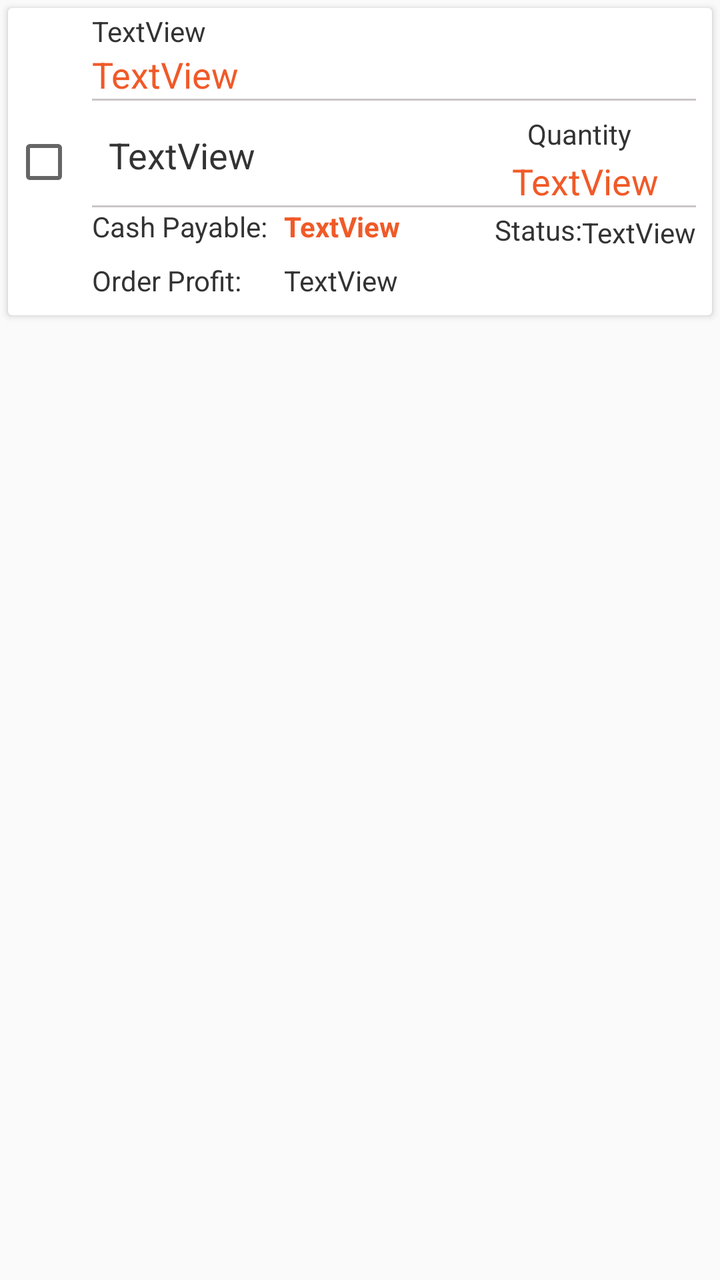
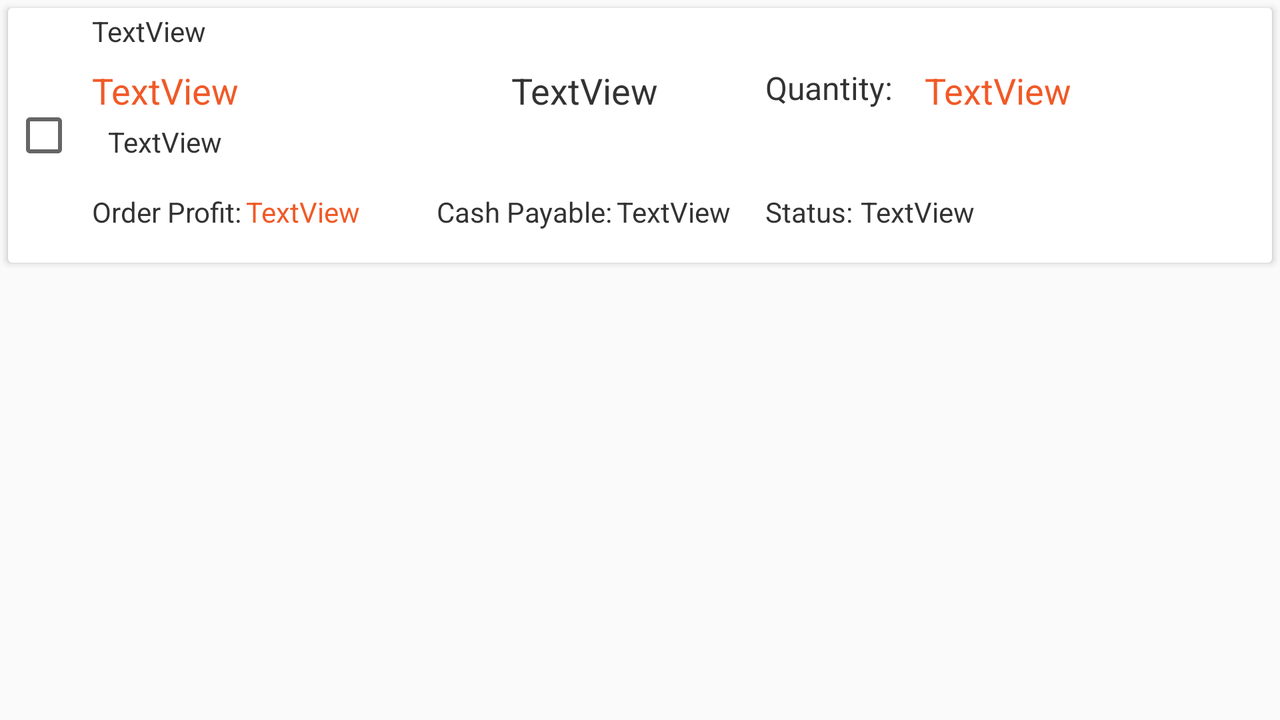

The same Android screen from two of the app's own layout files: first res/layout/ as a phone draws it, then the author's variant for another configuration, drawn on a device whose configuration selects that folder. Both files follow.
<!-- AndroidManifest.xml: application theme AppTheme -->
<!-- res/layout/content_order_item.xml -->
<?xml version="1.0" encoding="utf-8"?>
<FrameLayout xmlns:android="http://schemas.android.com/apk/res/android"
    xmlns:app="http://schemas.android.com/apk/res-auto"
    xmlns:tools="http://schemas.android.com/tools"
    android:id="@+id/frameLayout"
    android:layout_width="match_parent"
    android:layout_height="wrap_content">

    <androidx.cardview.widget.CardView
        android:layout_width="match_parent"
        android:layout_height="wrap_content"
        android:layout_margin="4dp">

        <androidx.constraintlayout.widget.ConstraintLayout
            android:id="@+id/layout_constrain_order"
            android:layout_width="match_parent"
            android:layout_height="wrap_content">

            <TextView
                android:id="@+id/text_customer_name"
                android:layout_width="0dp"
                android:layout_height="wrap_content"
                android:layout_marginStart="8dp"
                android:layout_marginEnd="8dp"
                android:freezesText="false"
                android:text="TextView"
                android:textColor="@color/colorAccent"
                android:textSize="18sp"
                app:layout_constraintEnd_toEndOf="parent"
                app:layout_constraintHorizontal_bias="0.0"
                app:layout_constraintStart_toEndOf="@+id/check_selection"
                app:layout_constraintTop_toBottomOf="@+id/text_order_date" />

            <TextView
                android:id="@+id/text_product_name"
                android:layout_width="0dp"
                android:layout_height="wrap_content"
                android:layout_marginStart="8dp"
                android:layout_marginTop="16dp"
                android:layout_marginEnd="8dp"
                android:text="TextView"
                android:textAlignment="textStart"
                android:textColor="@color/colorPrimary"
                android:textSize="18sp"
                app:layout_constraintEnd_toStartOf="@+id/textView23"
                app:layout_constraintHorizontal_bias="0.0"
                app:layout_constraintStart_toEndOf="@+id/check_selection"
                app:layout_constraintTop_toBottomOf="@+id/text_customer_name" />

            <TextView
                android:id="@+id/text_quantity"
                android:layout_width="wrap_content"
                android:layout_height="wrap_content"
                android:layout_marginTop="2dp"
                android:layout_marginEnd="8dp"
                android:text="TextView"
                android:textAlignment="textEnd"
                android:textColor="@color/colorAccent"
                android:textSize="18sp"
                app:layout_constraintEnd_toEndOf="@+id/textView23"
                app:layout_constraintHorizontal_bias="0.275"
                app:layout_constraintStart_toStartOf="@+id/textView23"
                app:layout_constraintTop_toBottomOf="@+id/textView23" />

            <TextView
                android:id="@+id/text_profit"
                android:layout_width="0dp"
                android:layout_height="wrap_content"
                android:layout_marginTop="8dp"
                android:layout_marginBottom="8dp"
                android:text="TextView"
                android:textAlignment="center"
                android:textColor="@color/colorPrimary"
                app:layout_constraintBottom_toBottomOf="parent"
                app:layout_constraintStart_toStartOf="@+id/text_cashpayable"
                app:layout_constraintTop_toBottomOf="@+id/text_cashpayable" />

            <TextView
                android:id="@+id/text_order_date"
                android:layout_width="0dp"
                android:layout_height="wrap_content"
                android:layout_marginStart="8dp"
                android:layout_marginTop="2dp"
                android:text="TextView"
                android:textColor="@color/colorPrimary"
                app:layout_constraintStart_toEndOf="@+id/check_selection"
                app:layout_constraintTop_toTopOf="parent" />

            <TextView
                android:id="@+id/text_cash_payed_label"
                android:layout_width="wrap_content"
                android:layout_height="wrap_content"
                android:layout_marginTop="8dp"
                android:layout_marginBottom="8dp"
                android:text="Order Profit:"
                android:textColor="@color/colorPrimary"
                app:layout_constraintBottom_toBottomOf="parent"
                app:layout_constraintStart_toStartOf="@+id/textView7"
                app:layout_constraintTop_toBottomOf="@+id/textView7" />

            <CheckBox
                android:id="@+id/check_selection"
                android:layout_width="wrap_content"
                android:layout_height="wrap_content"
                android:layout_marginStart="2dp"
                android:layout_marginTop="8dp"
                android:layout_marginBottom="8dp"
                android:visibility="visible"
                app:layout_constraintBottom_toBottomOf="parent"
                app:layout_constraintStart_toStartOf="parent"
                app:layout_constraintTop_toTopOf="parent" />

            <TextView
                android:id="@+id/textView7"
                android:layout_width="wrap_content"
                android:layout_height="wrap_content"
                android:layout_marginStart="8dp"
                android:text="Cash Payable:"
                android:textColor="@color/colorPrimary"
                app:layout_constraintStart_toEndOf="@+id/check_selection"
                app:layout_constraintTop_toBottomOf="@+id/divider2" />

            <TextView
                android:id="@+id/text_cashpayable"
                android:layout_width="wrap_content"
                android:layout_height="wrap_content"
                android:layout_marginStart="8dp"
                android:text="TextView"
                android:textAlignment="center"
                android:textColor="@color/colorAccent"
                android:textStyle="bold"
                app:layout_constraintStart_toEndOf="@+id/textView7"
                app:layout_constraintTop_toBottomOf="@+id/divider2" />

            <TextView
                android:id="@+id/textView16"
                android:layout_width="wrap_content"
                android:layout_height="wrap_content"
                android:layout_marginStart="8dp"
                android:layout_marginBottom="32dp"
                android:text="Status:"
                android:textColor="@color/colorPrimary"
                app:layout_constraintBottom_toBottomOf="parent"
                app:layout_constraintEnd_toStartOf="@+id/text_order_status"
                app:layout_constraintStart_toEndOf="@+id/text_product_name"
                app:layout_constraintTop_toBottomOf="@+id/divider2" />

            <TextView
                android:id="@+id/text_order_status"
                android:layout_width="wrap_content"
                android:layout_height="wrap_content"
                android:layout_marginEnd="8dp"
                android:layout_marginBottom="32dp"
                android:text="TextView"
                android:textAlignment="center"
                android:textColor="@color/colorPrimary"
                app:layout_constraintBottom_toBottomOf="parent"
                app:layout_constraintEnd_toEndOf="parent"
                app:layout_constraintStart_toEndOf="@+id/textView16" />

            <View
                android:id="@+id/divider"
                android:layout_width="0dp"
                android:layout_height="1dp"
                android:layout_marginStart="8dp"
                android:layout_marginEnd="8dp"
                android:background="#C9BDB7B7"
                app:layout_constraintEnd_toEndOf="parent"
                app:layout_constraintStart_toEndOf="@+id/check_selection"
                app:layout_constraintTop_toBottomOf="@+id/text_customer_name" />

            <TextView
                android:id="@+id/textView23"
                android:layout_width="wrap_content"
                android:layout_height="wrap_content"
                android:layout_marginStart="8dp"
                android:layout_marginTop="8dp"
                android:layout_marginEnd="32dp"
                android:text="Quantity"
                android:textAlignment="textEnd"
                android:textColor="@color/colorPrimary"
                app:layout_constraintEnd_toEndOf="parent"
                app:layout_constraintStart_toEndOf="@+id/text_product_name"
                app:layout_constraintTop_toBottomOf="@+id/text_customer_name" />

            <View
                android:id="@+id/divider2"
                android:layout_width="0dp"
                android:layout_height="1dp"
                android:layout_marginStart="8dp"
                android:layout_marginEnd="8dp"
                android:background="#C9BDB7B7"
                app:layout_constraintEnd_toEndOf="parent"
                app:layout_constraintHorizontal_bias="0.235"
                app:layout_constraintStart_toEndOf="@+id/check_selection"
                app:layout_constraintTop_toBottomOf="@+id/text_quantity" />

            <ImageButton
                android:id="@+id/imagebutton_edit"
                android:layout_width="wrap_content"
                android:layout_height="wrap_content"
                android:layout_marginTop="2dp"
                android:layout_marginEnd="2dp"
                android:background="@null"
                app:layout_constraintEnd_toEndOf="parent"
                app:layout_constraintTop_toTopOf="parent"
                app:srcCompat="@drawable/ic_edit_black_24dp" />

        </androidx.constraintlayout.widget.ConstraintLayout>
    </androidx.cardview.widget.CardView>
</FrameLayout>
<!-- resources referenced by this layout -->
<resources>
  <color name="colorAccent">#F05A28</color>
  <color name="colorPrimary">#333333</color>
  <style name="AppTheme" parent="Theme.AppCompat.Light.DarkActionBar">
          
          <item name="colorPrimary">@color/colorPrimary</item>
          <item name="colorPrimaryDark">@color/colorPrimaryDark</item>
          <item name="colorAccent">@color/colorAccent</item>
      </style>
  <color name="colorPrimaryDark">#222222</color>
</resources>
<!-- res/layout-land/content_order_item.xml (the author's variant of the layout above) -->
<!-- drawn on the phone turned sideways -->
<?xml version="1.0" encoding="utf-8"?>
<FrameLayout xmlns:android="http://schemas.android.com/apk/res/android"
    xmlns:app="http://schemas.android.com/apk/res-auto"
    xmlns:tools="http://schemas.android.com/tools"
    android:id="@+id/frameLayout"
    android:layout_width="match_parent"
    android:layout_height="wrap_content">

    <androidx.cardview.widget.CardView
        android:layout_width="match_parent"
        android:layout_height="wrap_content"
        android:layout_margin="4dp">

        <androidx.constraintlayout.widget.ConstraintLayout
            android:id="@+id/layout_constrain_order"
            android:layout_width="match_parent"
            android:layout_height="wrap_content">

            <TextView
                android:id="@+id/text_customer_name"
                android:layout_width="0dp"
                android:layout_height="wrap_content"
                android:layout_marginStart="8dp"
                android:layout_marginTop="8dp"
                android:freezesText="false"
                android:text="TextView"
                android:textColor="@color/colorAccent"
                android:textSize="18sp"
                app:layout_constraintEnd_toStartOf="@+id/text_product_name"
                app:layout_constraintStart_toEndOf="@+id/check_selection"
                app:layout_constraintTop_toBottomOf="@+id/text_order_date" />

            <TextView
                android:id="@+id/text_product_name"
                android:layout_width="0dp"
                android:layout_height="wrap_content"
                android:layout_marginTop="8dp"
                android:text="TextView"
                android:textAlignment="center"
                android:textColor="@color/colorPrimary"
                android:textSize="18sp"
                app:layout_constraintEnd_toStartOf="@+id/textView6"
                app:layout_constraintStart_toEndOf="@+id/text_customer_name"
                app:layout_constraintTop_toBottomOf="@+id/text_order_date" />

            <TextView
                android:id="@+id/text_quantity"
                android:layout_width="wrap_content"
                android:layout_height="wrap_content"
                android:layout_marginStart="8dp"
                android:layout_marginTop="8dp"
                android:layout_marginEnd="100dp"
                android:text="TextView"
                android:textAlignment="center"
                android:textColor="@color/colorAccent"
                android:textSize="18sp"
                app:layout_constraintEnd_toEndOf="parent"
                app:layout_constraintStart_toEndOf="@+id/textView6"
                app:layout_constraintTop_toBottomOf="@+id/text_order_date" />

            <TextView
                android:id="@+id/text_profit"
                android:layout_width="0dp"
                android:layout_height="wrap_content"
                android:layout_marginStart="2dp"
                android:layout_marginTop="8dp"
                android:layout_marginBottom="8dp"
                android:text="TextView"
                android:textAlignment="center"
                android:textColor="@color/colorAccent"
                app:layout_constraintBottom_toBottomOf="parent"
                app:layout_constraintStart_toEndOf="@+id/text_cash_payed_label"
                app:layout_constraintTop_toBottomOf="@+id/text_contact_no" />

            <TextView
                android:id="@+id/text_order_date"
                android:layout_width="0dp"
                android:layout_height="wrap_content"
                android:layout_marginStart="8dp"
                android:layout_marginTop="2dp"
                android:text="TextView"
                android:textColor="@color/colorPrimary"
                app:layout_constraintStart_toEndOf="@+id/check_selection"
                app:layout_constraintTop_toTopOf="parent" />

            <TextView
                android:id="@+id/text_cash_payed_label"
                android:layout_width="wrap_content"
                android:layout_height="wrap_content"
                android:layout_marginStart="8dp"
                android:layout_marginTop="8dp"
                android:layout_marginBottom="8dp"
                android:text="Order Profit:"
                android:textColor="@color/colorPrimary"
                app:layout_constraintBottom_toBottomOf="parent"
                app:layout_constraintStart_toEndOf="@+id/check_selection"
                app:layout_constraintTop_toBottomOf="@+id/text_contact_no" />

            <CheckBox
                android:id="@+id/check_selection"
                android:layout_width="wrap_content"
                android:layout_height="wrap_content"
                android:layout_marginStart="2dp"
                android:layout_marginTop="8dp"
                android:layout_marginBottom="8dp"
                android:visibility="visible"
                app:layout_constraintBottom_toBottomOf="parent"
                app:layout_constraintStart_toStartOf="parent"
                app:layout_constraintTop_toTopOf="parent" />

            <TextView
                android:id="@+id/textView7"
                android:layout_width="wrap_content"
                android:layout_height="wrap_content"
                android:layout_marginStart="8dp"
                android:layout_marginTop="8dp"
                android:layout_marginBottom="8dp"
                android:text="Cash Payable:"
                android:textColor="@color/colorPrimary"
                app:layout_constraintBottom_toBottomOf="parent"
                app:layout_constraintStart_toEndOf="@+id/text_customer_name"
                app:layout_constraintTop_toBottomOf="@+id/text_contact_no" />

            <TextView
                android:id="@+id/text_cashpayable"
                android:layout_width="wrap_content"
                android:layout_height="wrap_content"
                android:layout_marginStart="2dp"
                android:layout_marginTop="8dp"
                android:layout_marginBottom="8dp"
                android:text="TextView"
                android:textAlignment="center"
                android:textColor="@color/colorPrimary"
                app:layout_constraintBottom_toBottomOf="parent"
                app:layout_constraintStart_toEndOf="@+id/textView7"
                app:layout_constraintTop_toBottomOf="@+id/text_contact_no" />

            <TextView
                android:id="@+id/text_contact_no"
                android:layout_width="wrap_content"
                android:layout_height="wrap_content"
                android:layout_marginStart="16dp"
                android:layout_marginTop="4dp"
                android:text="TextView"
                android:textColor="@color/colorPrimary"
                app:layout_constraintStart_toEndOf="@+id/check_selection"
                app:layout_constraintTop_toBottomOf="@+id/text_customer_name" />

            <TextView
                android:id="@+id/textView16"
                android:layout_width="wrap_content"
                android:layout_height="wrap_content"
                android:layout_marginTop="16dp"
                android:layout_marginBottom="16dp"
                android:text="Status:"
                android:textColor="@color/colorPrimary"
                app:layout_constraintBottom_toBottomOf="parent"
                app:layout_constraintEnd_toStartOf="@+id/text_order_status"
                app:layout_constraintStart_toStartOf="@+id/textView6"
                app:layout_constraintTop_toBottomOf="@+id/text_contact_no"
                app:layout_constraintVertical_bias="0.0" />

            <TextView
                android:id="@+id/text_order_status"
                android:layout_width="wrap_content"
                android:layout_height="wrap_content"
                android:layout_marginStart="4dp"
                android:layout_marginTop="16dp"
                android:layout_marginBottom="16dp"
                android:text="TextView"
                android:textAlignment="center"
                android:textColor="@color/colorPrimary"
                app:layout_constraintBottom_toBottomOf="parent"
                app:layout_constraintStart_toEndOf="@+id/textView16"
                app:layout_constraintTop_toBottomOf="@+id/text_contact_no"
                app:layout_constraintVertical_bias="0.0" />

            <TextView
                android:id="@+id/textView6"
                android:layout_width="wrap_content"
                android:layout_height="wrap_content"
                android:layout_marginStart="8dp"
                android:layout_marginTop="8dp"
                android:layout_marginEnd="8dp"
                android:text="Quantity:"
                android:textAlignment="textEnd"
                android:textColor="@color/colorPrimary"
                android:textSize="16sp"
                app:layout_constraintEnd_toStartOf="@+id/text_quantity"
                app:layout_constraintStart_toEndOf="@+id/text_product_name"
                app:layout_constraintTop_toBottomOf="@+id/text_order_date" />

        </androidx.constraintlayout.widget.ConstraintLayout>
    </androidx.cardview.widget.CardView>
</FrameLayout>
